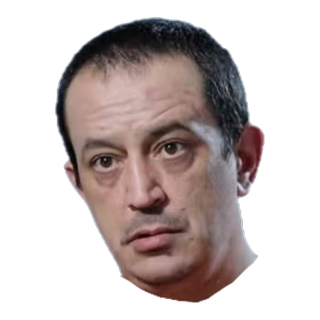
#> input picture cabeza.png, 320 x 320 px
$ python hacer-cabeza.py cabeza.png
#> lines starting #> are read from the running program, lines starting #| are printed output that depends on the picture
#> in main, img is the input picture: PIL image 320x320 RGBA; mean R, G, B, A 57.3, 47.1, 45.8, 110.1
#!/usr/bin/env python3
"""Recorta una cara sobre fondo blanco y genera el icono de la pestaña EL DAÑO
más la cabeza que flota por la pantalla.

    python3 hacer-cabeza.py ~/Desktop/cara.png

Genera cabeza.png (transparente, recortada a la cabeza). El fondo se quita por
relleno desde los bordes, no por umbral global: así los blancos de dentro de la
cara (brillos, dientes, ojos) no se convierten en agujeros.
"""

import sys
from collections import deque
from pathlib import Path

from PIL import Image, ImageFilter

RAIZ = Path(__file__).parent
SALIDA = RAIZ / "cabeza.png"
LADO = 320
TOLERANCIA = 38        # cuánto puede alejarse del blanco y seguir siendo fondo


def quitar_fondo(img):
    img = img.convert("RGBA")
    an, al = img.size
#> an = 320; al = 320
    px = img.load()

    fondo = bytearray(an * al)          # 1 = es fondo
    cola = deque()

    def parecido_a_blanco(p):
        r, g, b = p[0], p[1], p[2]
        return r > 255 - TOLERANCIA and g > 255 - TOLERANCIA and b > 255 - TOLERANCIA

    # se siembra desde todo el borde
    for x in range(an):
        for y in (0, al - 1):
            if parecido_a_blanco(px[x, y]) and not fondo[y * an + x]:
                fondo[y * an + x] = 1
                cola.append((x, y))
    for y in range(al):
        for x in (0, an - 1):
            if parecido_a_blanco(px[x, y]) and not fondo[y * an + x]:
                fondo[y * an + x] = 1
                cola.append((x, y))

    while cola:
        x, y = cola.popleft()
        for dx, dy in ((1, 0), (-1, 0), (0, 1), (0, -1)):
            nx, ny = x + dx, y + dy
            if 0 <= nx < an and 0 <= ny < al and not fondo[ny * an + nx]:
                if parecido_a_blanco(px[nx, ny]):
                    fondo[ny * an + nx] = 1
                    cola.append((nx, ny))

    alfa = Image.new("L", (an, al), 255)
#> alfa: PIL image 320x320 L; every value is 255
    ap = alfa.load()
    for y in range(al):
        fila = y * an
        for x in range(an):
            if fondo[fila + x]:
                ap[x, y] = 0

    # suaviza el borde: sin esto queda un halo blanco de un píxel
    alfa = alfa.filter(ImageFilter.GaussianBlur(0.8))
    alfa = alfa.point(lambda v: 0 if v < 110 else (255 if v > 200 else v))

    img.putalpha(alfa)
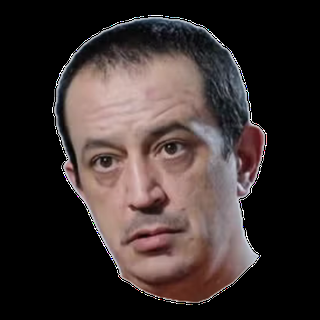
#> img: PIL image 320x320 RGBA; mean R, G, B, A 57.3, 47.1, 45.8, 255
    return img


def main():
    if len(sys.argv) < 2:
        print(__doc__)
        sys.exit(1)
    origen = Path(sys.argv[1]).expanduser()
    if not origen.exists():
        sys.exit(f"No existe: {origen}")

    img = Image.open(origen)
    # a tamaño manejable antes del relleno, que si no tarda una eternidad
    if max(img.size) > 900:
        f = 900 / max(img.size)
        img = img.resize((round(img.width * f), round(img.height * f)), Image.LANCZOS)

    img = quitar_fondo(img)

    caja = img.getbbox()
    if not caja:
        sys.exit("Ha salido todo transparente: prueba a subir TOLERANCIA")
    img = img.crop(caja)

    # cuadrado, centrado, con un poco de aire
    lado = max(img.size)
    aire = round(lado * 0.06)
    lienzo = Image.new("RGBA", (lado + aire * 2, lado + aire * 2), (0, 0, 0, 0))
#> lienzo: PIL image 358x358 RGBA; every value is 0
    lienzo.paste(img, ((lienzo.width - img.width) // 2, (lienzo.height - img.height) // 2), img)
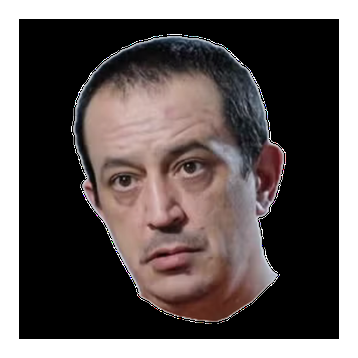
#> lienzo: PIL image 358x358 RGBA; mean R, G, B, A 45.8, 37.6, 36.6, 203.7; transparent parts drawn white
    lienzo = lienzo.resize((LADO, LADO), Image.LANCZOS)
#> lienzo: PIL image 320x320 RGBA
    lienzo.save(SALIDA, "PNG", optimize=True)

    opacos = sum(1 for p in lienzo.getdata() if p[3] > 20)
    print(f"{SALIDA.name}  {LADO}×{LADO}  ·  {opacos * 100 // (LADO * LADO)}% de la imagen es cabeza")
#| cabeza.png  320×320  ·  79% de la imagen es cabeza
    print(f"  {SALIDA.stat().st_size // 1024} KB")


if __name__ == "__main__":
    main()

$ run again, with ic-porro-origen.jpg saved as cabeza.png
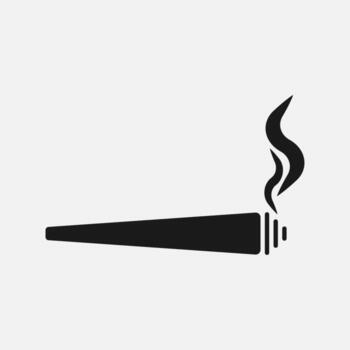
#> input picture ic-porro-origen.jpg, 350 x 350 px
#> in main, img is the input picture: PIL image 350x350 L; min 3, max 255, mean 227.7
#> in main, `img = img.crop(caja)`:
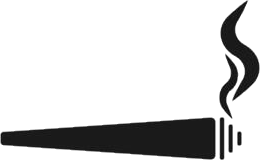
#> img: PIL image 260x160 RGBA; mean R, G, B, A 199.9, 199.9, 199.9, 52; transparent parts drawn white
#> in main, `lienzo.paste(img, ((lienzo.width - img.width) // 2, (lienzo.height - i..`:
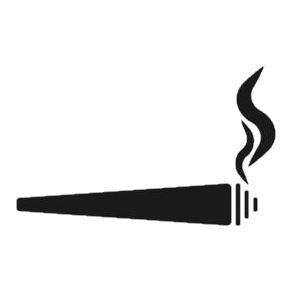
#> lienzo: PIL image 292x292 RGBA; mean R, G, B, A 3.8, 3.8, 3.8, 24.9; transparent parts drawn white
#| cabeza.png  320×320  ·  10% de la imagen es cabeza
